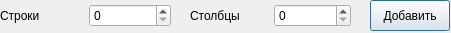
<?xml version="1.0" encoding="UTF-8"?>
<ui version="4.0">
 <class>Dialog</class>
 <widget class="QDialog" name="Dialog">
  <property name="geometry">
   <rect>
    <x>0</x>
    <y>0</y>
    <width>451</width>
    <height>33</height>
   </rect>
  </property>
  <property name="windowTitle">
   <string>Dialog</string>
  </property>
  <widget class="QPushButton" name="okButton">
   <property name="geometry">
    <rect>
     <x>370</x>
     <y>0</y>
     <width>80</width>
     <height>31</height>
    </rect>
   </property>
   <property name="text">
    <string>Добавить</string>
   </property>
  </widget>
  <widget class="QWidget" name="layoutWidget">
   <property name="geometry">
    <rect>
     <x>0</x>
     <y>0</y>
     <width>171</width>
     <height>31</height>
    </rect>
   </property>
   <layout class="QHBoxLayout" name="horizontalLayout">
    <item>
     <widget class="QLabel" name="label">
      <property name="text">
       <string>Cтроки</string>
      </property>
     </widget>
    </item>
    <item>
     <widget class="QSpinBox" name="rowsSpinBox"/>
    </item>
   </layout>
  </widget>
  <widget class="QWidget" name="layoutWidget">
   <property name="geometry">
    <rect>
     <x>190</x>
     <y>0</y>
     <width>161</width>
     <height>31</height>
    </rect>
   </property>
   <layout class="QHBoxLayout" name="horizontalLayout_2">
    <item>
     <widget class="QLabel" name="label_2">
      <property name="text">
       <string>Столбцы</string>
      </property>
     </widget>
    </item>
    <item>
     <widget class="QSpinBox" name="columnsSpinBox"/>
    </item>
   </layout>
  </widget>
 </widget>
 <resources/>
 <connections/>
</ui>
